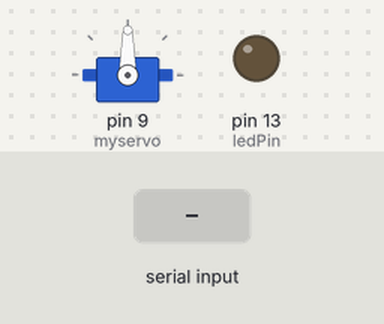
The sketch below on a simulated Arduino Uno, built with avr-gcc and run on an emulated ATmega328P. On the bench: servo, output pins drawn as LEDs (lit = HIGH). The test bench sets the inputs (shaded band).

Above: at 1.2 s.
1.3 s: "H" received over Serial
At 1.76 s:
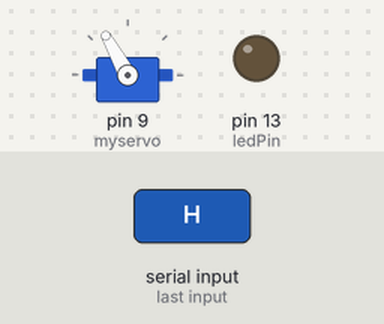
At 3.3 s:
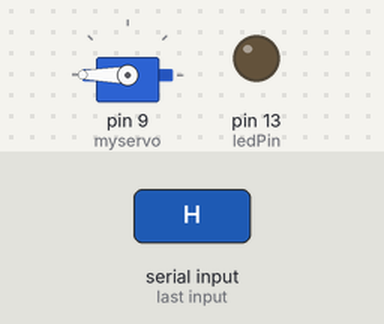
Timing chart, 0 to 9.9 s (numbered marks = the images above; inputs shaded):
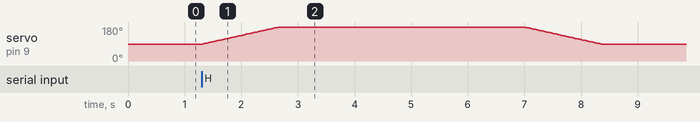

The sketch:

sketch_mar2a.ino
```cpp
#include <Servo.h>

Servo myservo;
int ledPin = 13;

int pos = 0;
unsigned long previousMillis = 0;
const long interval = 3000;

void setup() {
  myservo.attach(9);
  pinMode(ledPin, OUTPUT);

  Serial.begin(9600);


  while (!Serial) {
    ;
  }
}

void loop() {
  if (Serial.available() > 0) {
    char command = Serial.read();

    if (command == 'H') {
      for (pos = 90; pos <= 240; pos += 1) {
        myservo.write(pos);
        delay(15);
      }
      delay(2500);

      for (pos = 240; pos >= 90; pos -= 1) {
        myservo.write(pos);
        delay(15);
      }
      delay(2500);
    } else if (command == 'D') {
      digitalWrite(ledPin, HIGH);
      previousMillis = millis();

      while (millis() - previousMillis < interval) {

      }

      digitalWrite(ledPin, LOW);
    }
  }
}
```

Measured:
- after the input at 1.3 s, servo on pin 9 (myservo): rises from 90° to 180° in 1.3 s, then falls to 90° in 5.7 s
